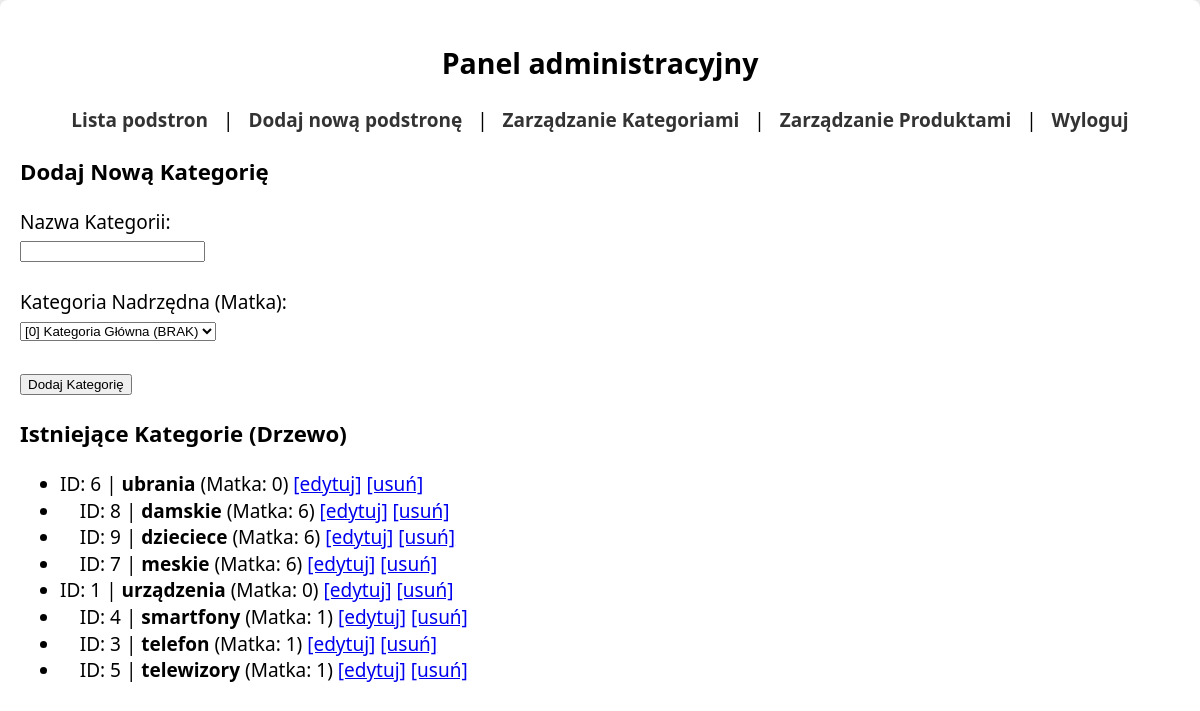
Page /admin/admin.php?akcja=kategorie (signed in) on the committed database.
### tables this page shows
CREATE TABLE `kategorie` (
  `id` int(11) NOT NULL,
  `matka` int(11) DEFAULT 0,
  `nazwa` varchar(255) NOT NULL
);

### kategorie.php (the view, shortened to what this page needs)
<?php
function PobierzWszystkieKategorie($link) {
    $q = "SELECT id, nazwa, matka FROM kategorie ORDER BY matka, nazwa";
    $res = mysqli_query($link, $q);
    $categories = [];
    while ($row = mysqli_fetch_assoc($res)) {
        $categories[] = $row;
    }
    return $categories;
}
function WyswietlDrzewoKategorii($parent_id, $categories, $level = 0) {
    $html = "";
    foreach ($categories as $category) {
        if ($category['matka'] == $parent_id) {
            $indent = str_repeat("&nbsp;&nbsp;&nbsp;&nbsp;", $level);
            $html .= "
                <li>
                    {$indent}ID: {$category['id']} |
                    <b>{$category['nazwa']}</b>
                    (Matka: {$category['matka']})
                    <a href='admin.php?akcja=edytuj_kat&id={$category['id']}'>[edytuj]</a>
                    <a href='admin.php?akcja=usun_kat&id={$category['id']}'
                       onclick='return confirm(\"Czy na pewno usunąć kategorię {$category['nazwa']}?\")'>[usuń]</a>
                </li>";
            $html .= WyswietlDrzewoKategorii($category['id'], $categories, $level + 1);
        }
    }
    return $html;
}
function ZarzadzajKategoriami($link) {
    echo "<h3>Dodaj Nową Kategorię</h3>";
    $wszystkie_kategorie = PobierzWszystkieKategorie($link);
    $opcje_matka = "<option value='0'>[0] Kategoria Główna (BRAK)</option>";
    foreach ($wszystkie_kategorie as $kat) {
        $opcje_matka .= "<option value='{$kat['id']}'>[{$kat['id']}] {$kat['nazwa']}</option>";
    }
    echo "
        <form method='post'>
            Nazwa Kategorii:<br>
            <input type='text' name='nazwa_kat' required><br><br>
            Kategoria Nadrzędna (Matka):<br>
            <select name='matka_kat'>
                {$opcje_matka}
            </select><br><br>
            <input type='submit' name='dodaj_kat_submit' value='Dodaj Kategorię'>
        </form>
    ";
    echo "<h3>Istniejące Kategorie (Drzewo)</h3>";
    if (empty($wszystkie_kategorie)) {
        echo "<p>Brak zdefiniowanych kategorii.</p>";
    } else {
        echo "<ul>";
        echo WyswietlDrzewoKategorii(0, $wszystkie_kategorie);
        echo "</ul>";
    }
}
?>

### admin/admin.php (shortened to what this page needs)
<?php
require '..\cfg.php';
require '..\kategorie.php';
echo "<!DOCTYPE html>
<html lang='pl'>
<head>
    <meta charset='UTF-8'>
    <meta name='viewport' content='width=device-width, initial-scale=1.0'>
    <title>Panel CMS</title>
    <link rel='stylesheet' href='../css/styles.css'>
    <style>
        /* Dodatkowe style dla panelu admina */
        .admin-panel { padding: 20px; }
        .admin-nav { margin-bottom: 20px; text-align: center; }
        .admin-nav a { margin: 0 10px; font-weight: bold; text-decoration: none; color: #333; }
        .admin-nav a:hover { color: #0066cc; }
    </style>
</head>
<body>
<section class='admin-panel'>
<div class='admin-nav'>
    <h2>Panel administracyjny</h2>
    <a href='admin.php?akcja=lista'>Lista podstron</a> |
    <a href='admin.php?akcja=dodaj'>Dodaj nową podstronę</a> |
    <a href='admin.php?akcja=kategorie'>Zarządzanie Kategoriami</a> |
    <a href='admin.php?akcja=produkty'>Zarządzanie Produktami</a> |
    <a href='admin.php?akcja=logout'>Wyloguj</a>
</div>";
if (isset($_GET['akcja'])) {
    switch ($_GET['akcja']) {
        case "kategorie":
            ZarzadzajKategoriami($link);
            break;
    }
}
echo "</section>
</body>
</html>";
?>

### css/styles.css (style rules this page uses)
body { margin: 0; padding: 0; font-family: "Segoe UI", "Helvetica Neue", Arial; line-height: 1.4; background-color:#eaeaea; color: black; font-size: 19px; }
section { background: white; padding: 0.5%; border-radius: 8px; }

### admin/admin.php (style rules this page uses)
.admin-panel { padding: 20px; }
.admin-nav { margin-bottom: 20px; text-align: center; }
.admin-nav a { margin: 0 10px; font-weight: bold; text-decoration: none; color: #333; }

### rows in the picture
kategorie: id "6", nazwa "ubrania", matka "0"
kategorie: id "8", nazwa "damskie", matka "6"
kategorie: id "9", nazwa "dzieciece", matka "6"
kategorie: id "7", nazwa "meskie", matka "6"
kategorie: id "1", nazwa "urządzenia", matka "0"
kategorie: id "4", nazwa "smartfony", matka "1"
kategorie: id "3", nazwa "telefon", matka "1"
kategorie: id "5", nazwa "telewizory", matka "1"
